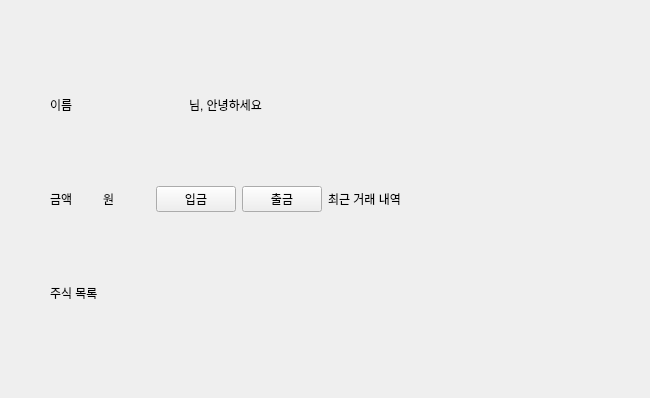
<?xml version="1.0" encoding="UTF-8"?>
<ui version="4.0">
 <class>DashBoard</class>
 <widget class="QWidget" name="DashBoard">
  <property name="geometry">
   <rect>
    <x>0</x>
    <y>0</y>
    <width>650</width>
    <height>398</height>
   </rect>
  </property>
  <property name="windowTitle">
   <string>Form</string>
  </property>
  <layout class="QHBoxLayout" name="horizontalLayout_3">
   <property name="leftMargin">
    <number>50</number>
   </property>
   <property name="topMargin">
    <number>30</number>
   </property>
   <property name="rightMargin">
    <number>50</number>
   </property>
   <property name="bottomMargin">
    <number>30</number>
   </property>
   <item>
    <layout class="QVBoxLayout" name="layout_stock">
     <item>
      <layout class="QHBoxLayout" name="horizontalLayout">
       <item>
        <widget class="QLabel" name="lbl_name">
         <property name="text">
          <string>이름</string>
         </property>
        </widget>
       </item>
       <item>
        <widget class="QLabel" name="label_2">
         <property name="text">
          <string>님, 안녕하세요</string>
         </property>
        </widget>
       </item>
      </layout>
     </item>
     <item>
      <layout class="QHBoxLayout" name="horizontalLayout_2">
       <item>
        <widget class="QLabel" name="lbl_balance">
         <property name="text">
          <string>금액</string>
         </property>
        </widget>
       </item>
       <item>
        <widget class="QLabel" name="label_8">
         <property name="text">
          <string>원</string>
         </property>
        </widget>
       </item>
       <item>
        <widget class="QPushButton" name="btn_deposit">
         <property name="text">
          <string>입금</string>
         </property>
        </widget>
       </item>
       <item>
        <widget class="QPushButton" name="btn_send">
         <property name="text">
          <string>출금</string>
         </property>
        </widget>
       </item>
      </layout>
     </item>
     <item>
      <widget class="QLabel" name="label_4">
       <property name="text">
        <string>주식 목록</string>
       </property>
      </widget>
     </item>
    </layout>
   </item>
   <item>
    <layout class="QVBoxLayout" name="layout_banking">
     <item>
      <widget class="QLabel" name="label_7">
       <property name="text">
        <string>최근 거래 내역</string>
       </property>
      </widget>
     </item>
    </layout>
   </item>
  </layout>
 </widget>
 <resources/>
 <connections/>
</ui>
